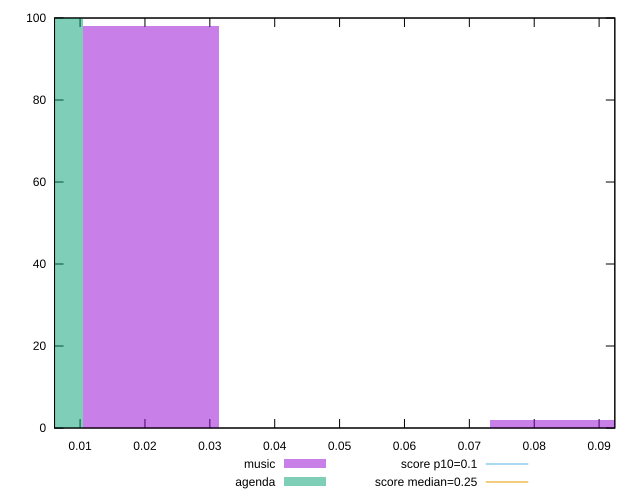

The gnuplot source for this figure:
reset

$music <<EOF
0.02090430659099037 98
0.08361722636396147 2
EOF

$agenda <<EOF
0 100
EOF

set key outside below
set boxwidth 0.02090430659099037
set xrange [0.006063152419196235:0.09242338699764675]
set yrange [0:100]
set trange [0:100]
set style fill transparent solid 0.5 noborder

set parametric
set terminal svg size 640, 500 enhanced background rgb 'white'
set output "reports/report_00030_2021-02-24T20-42-31.540Z/cumulative-layout-shift/comparison/histogram/0_vs_1.svg"

plot $music title "music" with boxes, \
     $agenda title "agenda" with boxes, \
     0.1,t title "score p10=0.1", \
     0.25,t title "score median=0.25"

reset
